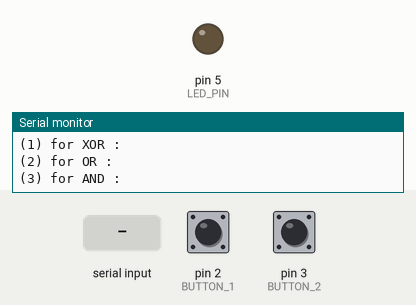
A sketch run on a simulated Arduino Uno, built with avr-gcc and run on an emulated ATmega328P. On the bench: output pins drawn as LEDs (lit = HIGH), the last lines printed to the serial monitor. The test bench sets the inputs (shaded band); at power-on: pin 2 (BUTTON_1) LOW, pin 3 (BUTTON_2) LOW.

Above: at 1.2 s.
1.3 s: pin 2 (BUTTON_1) pulled HIGH for 0.15 s
At 2.9 s:
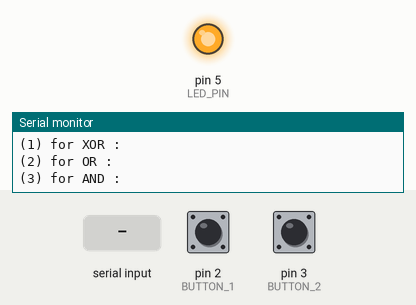
4.4 s: "30,150\n" received over Serial
At 5.1 s:
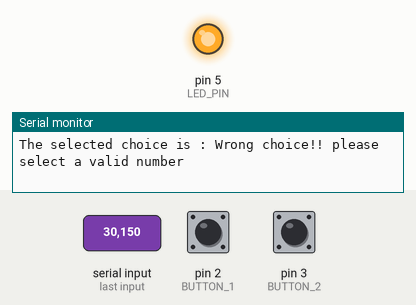
6.0 s: "3\n" received over Serial
At 6.9 s:
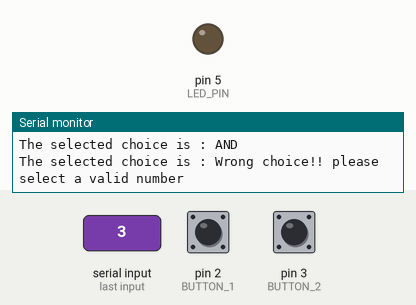
7.5 s: "1\n" received over Serial
At 8.0 s:
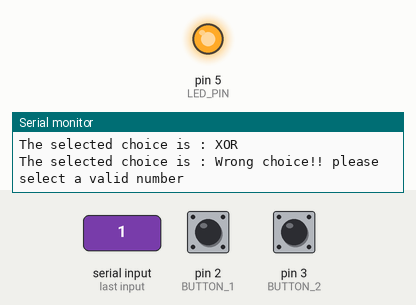
Timing chart, 0 to 10.0 s (numbered marks = the images above; inputs shaded):
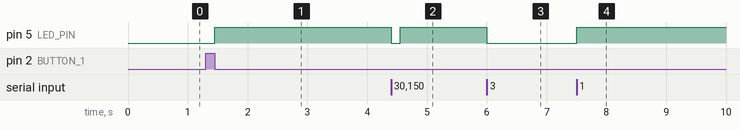

The sketch:

ArduinoCodePrakticumEE21_opdracht2b.ino
```cpp
// add the debounce library
#include <Bounce2.h>
// add the init header
#include "init.h"


void setup()
{
  // execute the setup function
  setupIo();
}

void loop()
{
  // update button 1 and read the state of button 1
  boolean stateChanged1 = debouncer_button1.update();
  int state1 = debouncer_button1.read();

  // update button 2 and read the state of button 2
  boolean stateChanged2 = debouncer_button2.update();
  int state2 = debouncer_button2.read();

  // detect if the button1 has been pressed.and if it's state has been changed.
  if (stateChanged1==HIGH && state1==LOW)
  {
    if (buttonState1 == LOW)
    {
      buttonState1 = HIGH;
    }
  }

  // detect if the button2 has been pressed.and if it's state has been changed.
  if (stateChanged2==HIGH && state2==LOW)
  {
    if (buttonState2 == LOW)
    {
      buttonState2 = HIGH;
    }
  }

  // reset the buttonState1 id the button is not pressed any more
  if (state1 ==  HIGH)
  {
    buttonState1=LOW;
  }
  // reset the buttonState2 id the button is not pressed any more
  if (state2 ==  HIGH)
  {
    buttonState2=LOW;
  }


  // logicFunction this variable contains the selected value. This value is selected by the use from the serial monitor.
  // the value will switch between the logic functions.
  // USE_PULLUP is set to 1 if pullup resistors are used if set to 0 pull down resistors are used
  switch(logicFunction)
  {
  case 1:
    if (USE_PULLUP == LOW)
    {
      ledState = (!buttonState1 ^ !buttonState2);
    }
    else
    {
      ledState = (buttonState1 ^ buttonState2);
    }
    break;
  case 2:
    if (USE_PULLUP == LOW)
    {
      ledState = (!buttonState1 | !buttonState2);
    }
    else
    {
      ledState = (buttonState1 | buttonState2);
    }
    break;
  case 3:
    if (USE_PULLUP == LOW)
    {
      ledState = (!buttonState1 & !buttonState2);
    }
    else
    {
      ledState = (buttonState1 & buttonState2);
    }

    break;
  }

  // update the led state, set the led on or off.
  digitalWrite( LED_PIN,ledState);

  // read the serial input from the use by means of the serial monitor.
  readSerialInput();
}
```

Serial.ino
```cpp
// this function is used to read the user input from the serial monitor.
void readSerialInput()
{
  if ( Serial.available() >0 )                  // if there is any data available on the serial connection
  {
    logicFunction = Serial.read()- '0';         // read the data and transfer it to the variable logicFunction
    Serial.println();                           // print an empty line
    Serial.print("The selected choice is : ");  // print the text The selected choice is :
    if (logicFunction == 1 )                    // check user input
    {
      Serial.println("XOR");                    // and print text.
    }
    else if (logicFunction == 2)
    {
      Serial.println("OR");
    }
    else if (logicFunction == 3)
    {
      Serial.println("AND");
    }
    else
    {
      Serial.println("Wrong choice!! please select a valid number");
    }
  }
}

// function to print the small menu in the serial monitor.
void printSerialMenu()
{
  Serial.println("Choose a functie:");
  Serial.println("(1) for XOR :");
  Serial.println("(2) for OR :");
  Serial.println("(3) for AND :");
}
```

init.h
```cpp
#include <arduino.h>
// arduino.h must be included to understand LOW and HIGH

#ifndef INIT_H
#define INIT_H
#define USE_PULLUP 1    // change this to 1 if you are using pullup resistors.
const int BUTTON_1 = 2; // setup constant variable for the io pin that is connected to button 3
const int BUTTON_2 = 3; // setup constant variable for the io pin that is connected to button 2
const int LED_PIN = 5;  // setup constant variable for the io pin that is connected to the led

int ledState = LOW;     // declare global variable for the stat of the led (on /off)
int buttonState1 = LOW; // declare global variable to detect if button 1 has been pressed and changed --> change the init state for pull down to HIGH and for pull up to LOW
int buttonState2 = LOW; // declare global variable to detect if button 2 has been pressed and changed --> change the init state for pull down to HIGH and for pull up to LOW
int logicFunction = 1;  // declare global variable to select and switch between logic functions

// Instantiate a Bounce object
Bounce debouncer_button1 = Bounce();
Bounce debouncer_button2 = Bounce();

#endif INIT_H
```

setup.ino
```cpp
// function will be called only when setup() is called
// this function will setup the io connections en some pre settings.
void setupIo()
{
  Serial.begin(9600);          // set up the serial connection at a speed of 9600 baud

  pinMode(BUTTON_1,INPUT);     // setup button 1
  pinMode(BUTTON_2,INPUT);     // setup button 2
  pinMode(LED_PIN,OUTPUT);     // setup led

  debouncer_button1.attach(BUTTON_1); // connect button 1 to the bounce object
  debouncer_button1.interval(5);      // setup the debounce interval to 5 Ms.

  debouncer_button2.attach(BUTTON_2); // connect button 2 to the bounce object
  debouncer_button2.interval(5);      // setup the debounce interval to 5 Ms.

  digitalWrite(LED_PIN,ledState); // write the led to LOW because ledState is initialized at LOW
  printSerialMenu();           // call the function to print the small menu in the serial monitoi
}
```

Measured:
- after the input at 1.3 s, pin 5 (LED_PIN): LOW → HIGH after 0.15 s
- after the input at 4.4 s, pin 5 (LED_PIN): HIGH → LOW at once, → HIGH 0.15 s later
- after the input at 6.0 s, pin 5 (LED_PIN): HIGH → LOW at once
- after the input at 7.5 s, pin 5 (LED_PIN): LOW → HIGH at once
